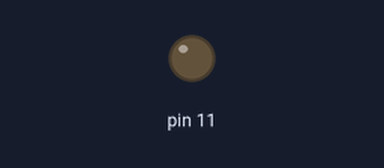
This sketch was run on a simulated Arduino Uno, built with avr-gcc and run on an emulated ATmega328P. Shown: output pins drawn as LEDs (lit = HIGH).

Above: at 0.15 s.
Timing chart, 0 to 40.0 s (numbered marks = the images above):
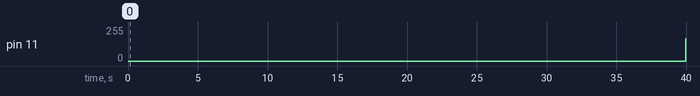

The sketch:

LedBreadAnalog.ino
```cpp
//Sketch per far accendere e spegnere gradualemnte il led collegato alla breadboard tramite il pin 11

void setup() {

}

//Utilizzo il pin 11 per analogWrite()
void loop() {
  for(int i=0; i<255; i++) {
    analogWrite(11, i);
    delay(5);
  }

  for(int i=255; i>=0; i--) {
    analogWrite(11, i);
    delay(5);
  }
  delay(50);
}
```

Measured:
- by itself, pin 11: 0/255 → 166/255 at 40.0 s
